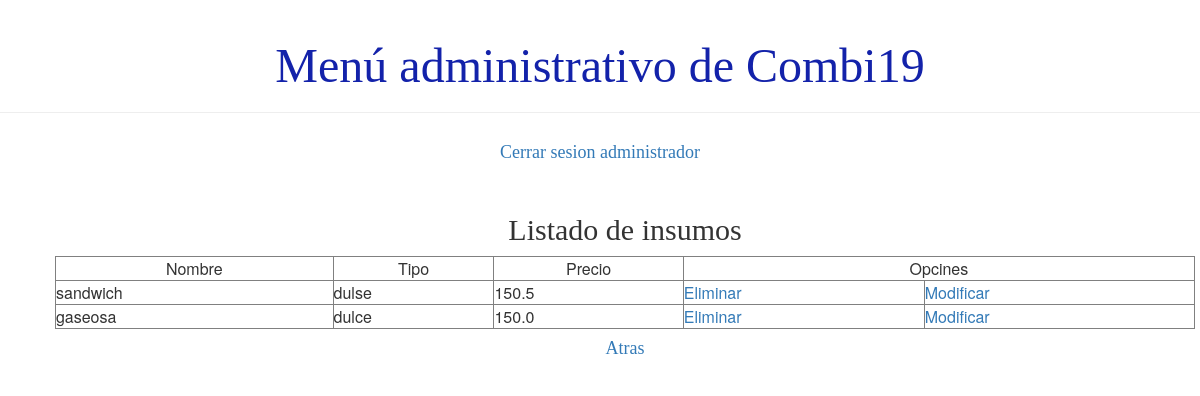
Page /usuario/listaInsumo on the earlier database version.
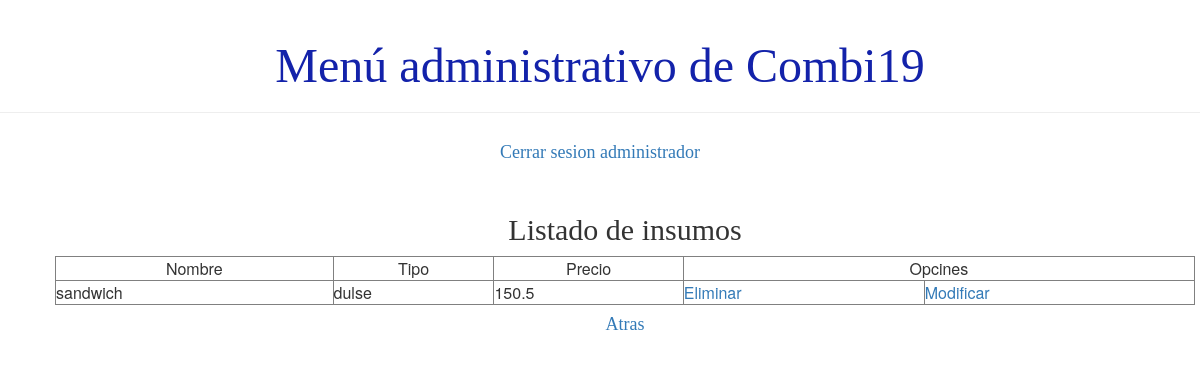
Same page on the later database version.
### demo1/models.py (models this page shows, shortened)
class Insumo(models.Model):
    nombre = models.CharField(max_length=30)
    tipo = models.CharField(max_length=30)
    precio = models.FloatField()
    activo = models.BooleanField(default=True)

### demo1/views.py (the view)
# urls.py: path('usuario/listaInsumo',views.listado_insumo ,name='listado_insumo'),
def listado_insumo(request):
    insumos=Insumo.objects.filter(activo=True)
    paginator= Paginator(insumos, 10)
    cantidad=False if (paginator.count == 0) else True
    page_number = request.GET.get('page')
    page_obj = paginator.get_page(page_number)
    return render(request, 'demo1/listados/listado_insumo.html',{'page_obj':page_obj, 'cantidad':cantidad})

### demo1/templates/demo1/listados/listado_insumo.html (shortened to what this page needs)
{% extends 'demo1/base.html' %}
{% block content %}
<div class="card">
    <h2>Listado de insumos</h2>
</div>
    <div>
    <table class="tablalista" width=100% border="1">
        <tbody>
        {% if cantidad %}
            <tr>
                <td align="center">Nombre</td>
                <td align="center">Tipo</td>
                <td align="center">Precio</td>
                <td align="center" colspan="2">Opcines</td>
            </tr>
            {% for i in page_obj %}
                <tr>
                    <td>{{ i.nombre  }}</td>
                    <td>{{ i.tipo }}</td>
                    <td>{{ i.precio }}</td>
                    <td>
                        <a href="{% url 'eliminar_insumo' pk=i.pk%}">Eliminar</a></td>
                    <td>
                        <a href="{% url 'modificar_insumo' pk=i.pk%}">Modificar</a>
                    </td>
                </tr>
            {% endfor %}
        {% else %}
            <p>No se registro ningun insumo</p>
        {% endif %}
    </tbody>
    </table>
    </div>
<div class="card"><h4><a href="{% url 'principal' %}">Atras</a></h4></div>
{% endblock %}

Differences in the rows shown:
no longer on this page (row edited): Insumo: nombre "gaseosa", tipo "dulce", precio "150.0"
